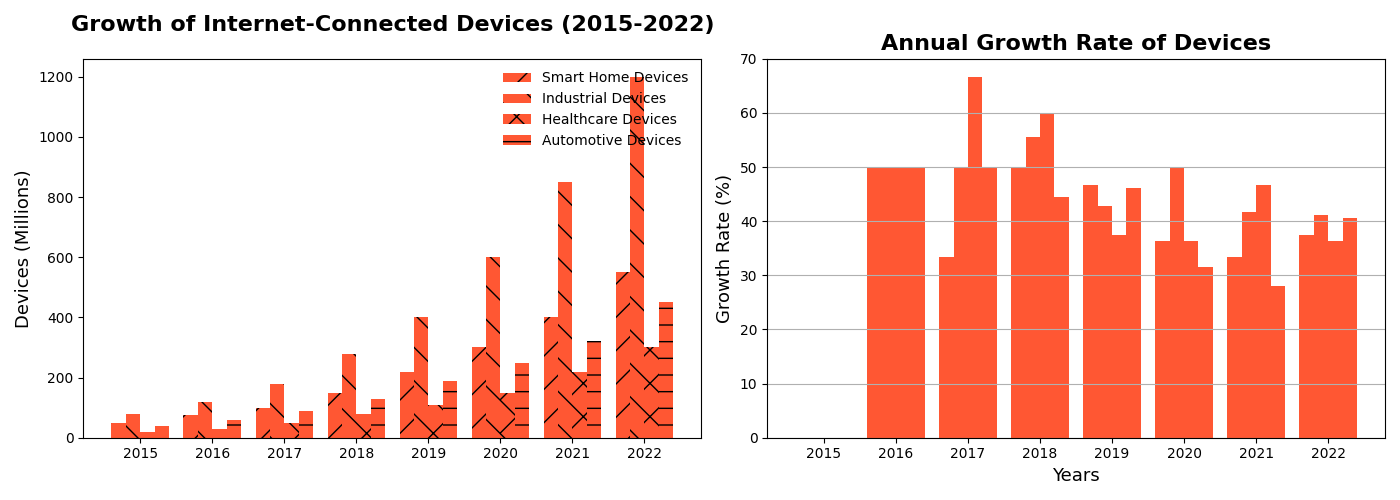

Recreate this plot in Python.
import matplotlib.pyplot as plt
import numpy as np

years = np.array([2015, 2016, 2017, 2018, 2019, 2020, 2021, 2022])
smart_home_devices = np.array([50, 75, 100, 150, 220, 300, 400, 550])
industrial_devices = np.array([80, 120, 180, 280, 400, 600, 850, 1200])
healthcare_devices = np.array([20, 30, 50, 80, 110, 150, 220, 300])
automotive_devices = np.array([40, 60, 90, 130, 190, 250, 320, 450])

bar_width = 0.2
x_pos = np.arange(len(years))

fig, (ax1, ax2) = plt.subplots(1, 2, figsize=(14, 5), sharex=True)

ax1.bar(x_pos - 1.5*bar_width, smart_home_devices, width=bar_width, label='Smart Home Devices', hatch='/', color='#FF5733')
ax1.bar(x_pos - 0.5*bar_width, industrial_devices, width=bar_width, label='Industrial Devices', hatch='\\', color='#FF5733')
ax1.bar(x_pos + 0.5*bar_width, healthcare_devices, width=bar_width, label='Healthcare Devices', hatch='x', color='#FF5733')
ax1.bar(x_pos + 1.5*bar_width, automotive_devices, width=bar_width, label='Automotive Devices', hatch='-', color='#FF5733')

ax1.set_title('Growth of Internet-Connected Devices (2015-2022)', fontsize=16, fontweight='bold', pad=20)
ax1.set_ylabel('Devices (Millions)', fontsize=13)
ax1.legend(loc='upper right', fontsize=10, frameon=False)
ax1.grid(False)

def calculate_growth(data):
    return [(data[i] - data[i-1]) / data[i-1] * 100 if i > 0 else 0 for i in range(len(data))]

smart_home_growth = calculate_growth(smart_home_devices)
industrial_growth = calculate_growth(industrial_devices)
healthcare_growth = calculate_growth(healthcare_devices)
automotive_growth = calculate_growth(automotive_devices)

ax2.bar(x_pos - 1.5*bar_width, smart_home_growth, width=bar_width, label='Smart Home Growth', color='#FF5733', linestyle=':', linewidth=2)
ax2.bar(x_pos - 0.5*bar_width, industrial_growth, width=bar_width, label='Industrial Growth', color='#FF5733', linestyle='--', linewidth=2)
ax2.bar(x_pos + 0.5*bar_width, healthcare_growth, width=bar_width, label='Healthcare Growth', color='#FF5733', linestyle='-.', linewidth=2)
ax2.bar(x_pos + 1.5*bar_width, automotive_growth, width=bar_width, label='Automotive Growth', color='#FF5733', linestyle='-', linewidth=2)

ax2.set_title('Annual Growth Rate of Devices', fontsize=16, fontweight='bold')
ax2.set_xlabel('Years', fontsize=13)
ax2.set_ylabel('Growth Rate (%)', fontsize=13)
ax2.set_xticks(x_pos)
ax2.set_xticklabels(years)
ax2.grid(True, which='both', axis='y')

plt.tight_layout()
plt.show()
